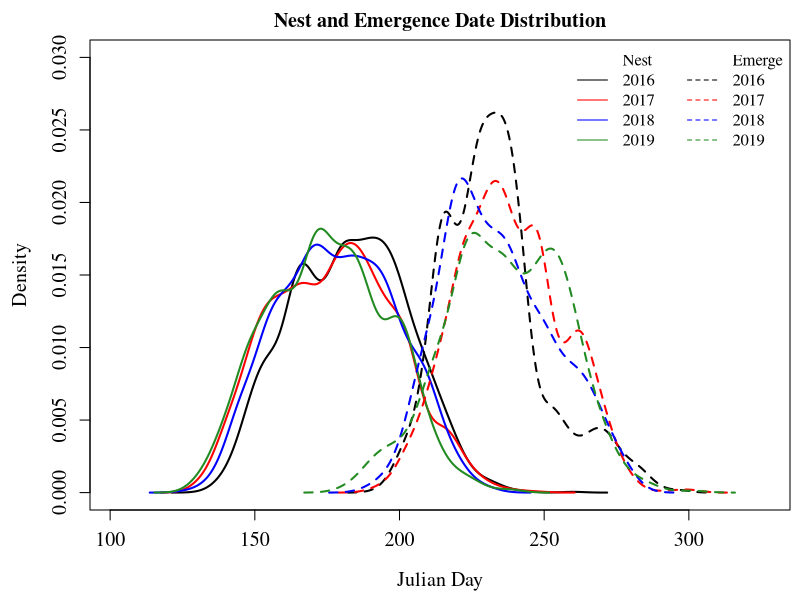
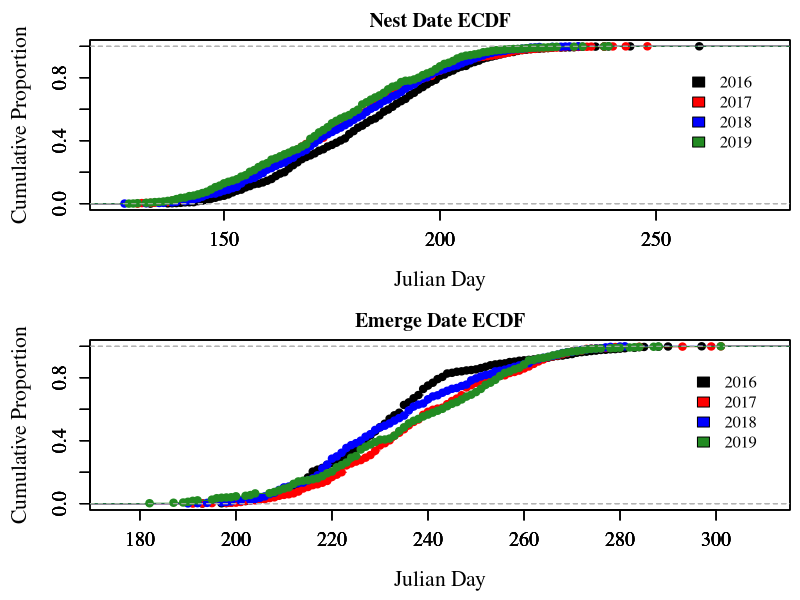

These figures' R source, in order:
## ---- chunk 1
knitr::opts_chunk$set(echo = FALSE)
## ---- chunk 2

library(dplyr)
library(knitr)
library(plotrix)

## ---- chunk 3

paste0("This RMarkdown and the included analyses were built using ", R.Version()$version.string)

## ---- chunk 4

turtleData <- read.csv("Panhandle Nesting Data 2016-2019 For Analysis.csv", header = TRUE)

turtleData$Nest.Date <- as.POSIXct(turtleData$Nest.Date, format = "%m/%d/%Y")
turtleData$Emerge.Date <- as.POSIXct(turtleData$Emerge.Date, format = "%m/%d/%Y")
turtleData$Date.Inventoried <- as.POSIXct(turtleData$Date.Inventoried, format = "%m/%d/%Y")


Loggerheads <- turtleData %>%
  filter(Species == "Cc")

## ---- chunk 5

Washouts_Complete <- Loggerheads %>%
  filter(Complete.Wash.Out == "Yes")

Washouts_Partial <- Loggerheads %>%
  filter(Partial.Wash.Out == "Yes")

Washover_Intact <- Loggerheads %>%
  filter(Washed.Over == "Yes") %>%
  filter(Complete.Wash.Out == "No") %>%
  filter(Partial.Wash.Out == "No")

## ---- chunk 6

Treatment <- NULL
for(i in 1:length(Loggerheads$Year)){
  if(Loggerheads$Washed.Over[i] == "No" & !is.na(Loggerheads$Washed.Over[i])){
    Treatment[i] <- "Undisturbed"
  } else if(Loggerheads$Washed.Over[i] == "Yes" & !is.na(Loggerheads$Washed.Over[i]) & Loggerheads$Complete.Wash.Out[i] == "No" & 
            !is.na(Loggerheads$Complete.Wash.Out[i]) & Loggerheads$Partial.Wash.Out[i] == "No" & !is.na(Loggerheads$Partial.Wash.Out[i])){
    Treatment[i] <- "Washed Over"
            } else if(Loggerheads$Washed.Over[i] == "Yes" & !is.na(Loggerheads$Washed.Over[i]) & Loggerheads$Complete.Wash.Out[i] == "Yes" & 
            !is.na(Loggerheads$Complete.Wash.Out[i])){
    Treatment[i] <- "Complete Wash-Out"
            } else if(Loggerheads$Washed.Over[i] == "Yes" & !is.na(Loggerheads$Washed.Over[i]) & Loggerheads$Partial.Wash.Out[i] == "Yes" & 
            !is.na(Loggerheads$Partial.Wash.Out[i])){
              Treatment[i] <- "Partial Wash-Out"
            } else {
              Treatment[i] <- NA
            }
}

table(Treatment)

Loggerheads_Adjusted <- cbind(Loggerheads, "Treatment" = Treatment)
Loggerheads_Adjusted <- Loggerheads_Adjusted %>%
  filter(!is.na(Treatment))

paste0("Mean probability of wave exposure for completely washed out nest GPS locations: ", 
       round(mean(Loggerheads_Adjusted[Loggerheads_Adjusted$Treatment == "Complete Wash-Out",]$Wave.Exposure.Proportion..Dis.Eq.), 3), 
       " (+/- ",
       round(sd(Loggerheads_Adjusted[Loggerheads_Adjusted$Treatment == "Complete Wash-Out",]$Wave.Exposure.Proportion..Dis.Eq.), 3), 
       ", n = ", length(Loggerheads_Adjusted[Loggerheads_Adjusted$Treatment == "Complete Wash-Out",]$Species), ")")

paste0("Mean probability of wave exposure for partially washed out nest GPS locations: ", 
       round(mean(Loggerheads_Adjusted[Loggerheads_Adjusted$Treatment == "Partial Wash-Out",]$Wave.Exposure.Proportion..Dis.Eq.), 3), 
       " (+/- ",
       round(sd(Loggerheads_Adjusted[Loggerheads_Adjusted$Treatment == "Partial Wash-Out",]$Wave.Exposure.Proportion..Dis.Eq.), 3), 
       ", n = ", length(Loggerheads_Adjusted[Loggerheads_Adjusted$Treatment == "Partial Wash-Out",]$Species), ")")

paste0("Mean probability of wave exposure for washed over nest GPS locations: ", 
       round(mean(Loggerheads_Adjusted[Loggerheads_Adjusted$Treatment == "Washed Over",]$Wave.Exposure.Proportion..Dis.Eq.), 3), 
       " (+/- ",
       round(sd(Loggerheads_Adjusted[Loggerheads_Adjusted$Treatment == "Washed Over",]$Wave.Exposure.Proportion..Dis.Eq.), 3), 
       ", n = ", length(Loggerheads_Adjusted[Loggerheads_Adjusted$Treatment == "Washed Over",]$Species), ")")

paste0("Mean probability of wave exposure for undisturbed nest GPS locations: ", 
       round(mean(Loggerheads_Adjusted[Loggerheads_Adjusted$Treatment == "Undisturbed",]$Wave.Exposure.Proportion..Dis.Eq.), 3), 
       " (+/- ",
       round(sd(Loggerheads_Adjusted[Loggerheads_Adjusted$Treatment == "Undisturbed",]$Wave.Exposure.Proportion..Dis.Eq.), 3), 
       ", n = ", length(Loggerheads_Adjusted[Loggerheads_Adjusted$Treatment == "Undisturbed",]$Species), ")")

TukeyHSD(aov(Wave.Exposure.Proportion..Dis.Eq. ~ Treatment, data = Loggerheads_Adjusted))

## ---- chunk 7

loggerheadNestsForWashComparison <- Loggerheads %>% # n = 6773
  filter(Initial.Treatment == "A" | Initial.Treatment == "B" | Initial.Treatment == "C" | Initial.Treatment == "D") %>% # n = 6363
  filter(Final.Treatment == "A" | Final.Treatment == "B" | Final.Treatment == "C" | Final.Treatment == "D") %>% # n = 6355
  filter(Predated == "No") %>% # n = 4887
  filter(Roots == "No") %>% # n = 4596
  filter(Eggs.Scattered.By.Another.Turtle == "No") %>% # n = 4596
  filter(Poached == "No") %>% # n = 4591
  filter(Inventoried == "Yes") %>% # n = 3355
  filter(!is.na(Hatching.Success)) %>% # n = 3314
  filter(!is.na(Emergence.Success)) %>% # n = 3314
  filter(!is.na(Washed.Over)) %>% # n = 3314
  filter(Complete.Wash.Out == "No") %>% # n = 3287
  filter(Partial.Wash.Out == "No") %>% # n = 3259
  filter(Inundated == "No") # n = 2947

paste0("Mean hatch success for washed over nest GPS locations: ", 
       round(mean(loggerheadNestsForWashComparison[loggerheadNestsForWashComparison$Washed.Over == "Yes",]$Hatching.Success), 3), 
       " (+/- ",
       round(sd(loggerheadNestsForWashComparison[loggerheadNestsForWashComparison$Washed.Over == "Yes",]$Hatching.Success), 3), 
       ", n = ", length(loggerheadNestsForWashComparison[loggerheadNestsForWashComparison$Washed.Over == "Yes",]$Species), ")")

paste0("Mean hatch success for undisturbed nest GPS locations: ", 
       round(mean(loggerheadNestsForWashComparison[loggerheadNestsForWashComparison$Washed.Over == "No",]$Hatching.Success), 3), 
       " (+/- ",
       round(sd(loggerheadNestsForWashComparison[loggerheadNestsForWashComparison$Washed.Over == "No",]$Hatching.Success), 3), 
       ", n = ", length(loggerheadNestsForWashComparison[loggerheadNestsForWashComparison$Washed.Over == "No",]$Species), ")")

hatch_Binom <- cbind(loggerheadNestsForWashComparison$Binom.Hatch.Success, loggerheadNestsForWashComparison$Binom.Hatch.Fail)

hatchModel <- glm(hatch_Binom ~ Washed.Over, data = loggerheadNestsForWashComparison, family = "binomial")
summary(hatchModel)

## ---- chunk 8

paste0("Mean emergence success for washed over nest GPS locations: ", 
       round(mean(loggerheadNestsForWashComparison[loggerheadNestsForWashComparison$Washed.Over == "Yes",]$Emergence.Success), 3), 
       " (+/- ",
       round(sd(loggerheadNestsForWashComparison[loggerheadNestsForWashComparison$Washed.Over == "Yes",]$Emergence.Success), 3), 
       ", n = ", length(loggerheadNestsForWashComparison[loggerheadNestsForWashComparison$Washed.Over == "Yes",]$Species), ")")

paste0("Mean emergence success for undisturbed nest GPS locations: ", 
       round(mean(loggerheadNestsForWashComparison[loggerheadNestsForWashComparison$Washed.Over == "No",]$Emergence.Success), 3), 
       " (+/- ",
       round(sd(loggerheadNestsForWashComparison[loggerheadNestsForWashComparison$Washed.Over == "No",]$Emergence.Success), 3), 
       ", n = ", length(loggerheadNestsForWashComparison[loggerheadNestsForWashComparison$Washed.Over == "No",]$Species), ")")

emerge_Binom <- cbind(loggerheadNestsForWashComparison$Binom.Emerge.Success, loggerheadNestsForWashComparison$Binom.Emerge.Fail)

emergeModel <- glm(emerge_Binom ~ Washed.Over, data = loggerheadNestsForWashComparison, family = "binomial")
summary(emergeModel)

## ---- chunk 9

Predated_Nests <- Loggerheads %>%
  filter(Predated == "Yes")

Predation_Comparison <- Loggerheads %>% # n = 6773
  filter(Initial.Treatment == "A" | Initial.Treatment == "B" | Initial.Treatment == "C" | Initial.Treatment == "D") %>% # n = 6363
  filter(Final.Treatment == "A" | Final.Treatment == "B" | Final.Treatment == "C" | Final.Treatment == "D") %>% # n = 6355
  filter(!is.na(Predated)) %>% # n = 6355
  filter(Roots == "No") %>% # n = 5955
  filter(Eggs.Scattered.By.Another.Turtle == "No") %>% # n = 5954
  filter(Poached == "No") %>% # n = 5949
  filter(Inventoried == "Yes") %>% # n = 4441
  filter(!is.na(Hatching.Success)) %>% # n = 4385
  filter(!is.na(Emergence.Success)) %>% # n = 4385
  filter(!is.na(Washed.Over)) %>% # n = 4385
  filter(Complete.Wash.Out == "No") %>% # n = 4353
  filter(Partial.Wash.Out == "No") %>% # n = 4312
  filter(Inundated == "No") # n = 3938

paste0("Mean hatch success for washed over nest GPS locations: ", 
       round(mean(Predation_Comparison[which(Predation_Comparison$Washed.Over == "Yes" & 
                                               Predation_Comparison$Predated == "No"),]$Hatching.Success), 3), 
       " (+/- ",
       round(sd(Predation_Comparison[which(Predation_Comparison$Washed.Over == "Yes" & 
                                             Predation_Comparison$Predated == "No"),]$Hatching.Success), 3), 
       ", n = ", length(Predation_Comparison[which(Predation_Comparison$Washed.Over == "Yes" & 
                                                     Predation_Comparison$Predated == "No"),]$Species), ")")

paste0("Mean hatch success for predated nest GPS locations: ", 
       round(mean(Predation_Comparison[which(Predation_Comparison$Predated == "Yes" & 
                                               Predation_Comparison$Washed.Over == "No"),]$Hatching.Success), 3), 
       " (+/- ",
       round(sd(Predation_Comparison[which(Predation_Comparison$Predated == "Yes" & 
                                             Predation_Comparison$Washed.Over == "No"),]$Hatching.Success), 3), 
       ", n = ", length(Predation_Comparison[which(Predation_Comparison$Predated == "Yes" & 
                                                     Predation_Comparison$Washed.Over == "No"),]$Species), ")")

hatch_Binom_Pred <- cbind(Predation_Comparison$Binom.Hatch.Success, Predation_Comparison$Binom.Hatch.Fail)

hatchModel_Pred <- glm(hatch_Binom_Pred ~ Washed.Over * Predated, data = Predation_Comparison, family = "binomial")
summary(hatchModel_Pred)

## ---- chunk 10

paste0("Mean emergence success for washed over nest GPS locations: ", 
       round(mean(Predation_Comparison[which(Predation_Comparison$Washed.Over == "Yes" & 
                                               Predation_Comparison$Predated == "No"),]$Emergence.Success), 3), 
       " (+/- ",
       round(sd(Predation_Comparison[which(Predation_Comparison$Washed.Over == "Yes" & 
                                             Predation_Comparison$Predated == "No"),]$Emergence.Success), 3), 
       ", n = ", length(Predation_Comparison[which(Predation_Comparison$Washed.Over == "Yes" & 
                                                     Predation_Comparison$Predated == "No"),]$Species), ")")

paste0("Mean emergence success for predated nest GPS locations: ", 
       round(mean(Predation_Comparison[which(Predation_Comparison$Predated == "Yes" & 
                                               Predation_Comparison$Washed.Over == "No"),]$Emergence.Success), 3), 
       " (+/- ",
       round(sd(Predation_Comparison[which(Predation_Comparison$Predated == "Yes" & 
                                             Predation_Comparison$Washed.Over == "No"),]$Emergence.Success), 3), 
       ", n = ", length(Predation_Comparison[which(Predation_Comparison$Predated == "Yes" & 
                                                     Predation_Comparison$Washed.Over == "No"),]$Species), ")")

emerge_Binom_Pred <- cbind(Predation_Comparison$Binom.Emerge.Success, Predation_Comparison$Binom.Emerge.Fail)

emergeModel_Pred <- glm(emerge_Binom_Pred ~ Washed.Over * Predated, data = Predation_Comparison, family = "binomial")
summary(emergeModel_Pred)

## ---- chunk 11

Inundated_Nests <- Loggerheads %>%
  filter(Inundated == "Yes")

Inundated_Comparison <- Loggerheads %>% # n = 6773
  filter(Initial.Treatment == "A" | Initial.Treatment == "B" | Initial.Treatment == "C" | Initial.Treatment == "D") %>% # n = 6363
  filter(Final.Treatment == "A" | Final.Treatment == "B" | Final.Treatment == "C" | Final.Treatment == "D") %>% # n = 6355
  filter(Predated == "No") %>% # n = 4887
  filter(Roots == "No") %>% # n = 4596
  filter(Eggs.Scattered.By.Another.Turtle == "No") %>% # n = 4596
  filter(Poached == "No") %>% # n = 4591
  filter(Inventoried == "Yes") %>% # n = 3355
  filter(!is.na(Hatching.Success)) %>% # n = 3314
  filter(!is.na(Emergence.Success)) %>% # n = 3314
  filter(Washed.Over == "No") %>% # n = 2152
  filter(Complete.Wash.Out == "No") %>% # n = 2152
  filter(Partial.Wash.Out == "No") %>% # n = 2152
  filter(!is.na(Inundated)) # n = 2152

paste0("Mean hatch success for inundated nest GPS locations: ", 
       round(mean(Inundated_Comparison[Inundated_Comparison$Inundated == "Yes",]$Hatching.Success), 3), 
       " (+/- ",
       round(sd(Inundated_Comparison[Inundated_Comparison$Inundated == "Yes",]$Hatching.Success), 3), 
       ", n = ", length(Inundated_Comparison[Inundated_Comparison$Inundated == "Yes",]$Species), ")")

paste0("Mean hatch success for undisturbed nest GPS locations: ", 
       round(mean(Inundated_Comparison[Inundated_Comparison$Inundated == "No",]$Hatching.Success), 3), 
       " (+/- ",
       round(sd(Inundated_Comparison[Inundated_Comparison$Inundated == "No",]$Hatching.Success), 3), 
       ", n = ", length(Inundated_Comparison[Inundated_Comparison$Inundated == "No",]$Species), ")")

hatch_Binom_Inund <- cbind(Inundated_Comparison$Binom.Hatch.Success, Inundated_Comparison$Binom.Hatch.Fail)

hatchModel_Inund <- glm(hatch_Binom_Inund ~ Inundated, data = Inundated_Comparison, family = "binomial")
summary(hatchModel_Inund)

## ---- chunk 12

paste0("Mean emergence success for inundated nest GPS locations: ", 
       round(mean(Inundated_Comparison[Inundated_Comparison$Inundated == "Yes",]$Emergence.Success), 3), 
       " (+/- ",
       round(sd(Inundated_Comparison[Inundated_Comparison$Inundated == "Yes",]$Emergence.Success), 3), 
       ", n = ", length(Inundated_Comparison[Inundated_Comparison$Inundated == "Yes",]$Species), ")")

paste0("Mean emergence success for undisturbed nest GPS locations: ", 
       round(mean(Inundated_Comparison[Inundated_Comparison$Inundated == "No",]$Emergence.Success), 3), 
       " (+/- ",
       round(sd(Inundated_Comparison[Inundated_Comparison$Inundated == "No",]$Emergence.Success), 3), 
       ", n = ", length(Inundated_Comparison[Inundated_Comparison$Inundated == "No",]$Species), ")")

emerge_Binom_Inund <- cbind(Inundated_Comparison$Binom.Emerge.Success, Inundated_Comparison$Binom.Emerge.Fail)

emergeModel_Inund <- glm(emerge_Binom_Inund ~ Inundated, data = Inundated_Comparison, family = "binomial")
summary(emergeModel_Inund)

## ---- chunk 13

countSummary <- table(Loggerheads$Beach.Name, Loggerheads$Year)
countSummary <- cbind(countSummary, "Total" = rowSums(countSummary))
countSummary <- rbind(countSummary, "Total" = colSums(countSummary))
countSummary

## ---- chunk 14

nestDensity_2016_Cc <- density(Loggerheads[Loggerheads$Year == 2016,]$Nest.Day, na.rm = TRUE)
nestDensity_2017_Cc <- density(Loggerheads[Loggerheads$Year == 2017,]$Nest.Day, na.rm = TRUE)
nestDensity_2018_Cc <- density(Loggerheads[Loggerheads$Year == 2018,]$Nest.Day, na.rm = TRUE)
nestDensity_2019_Cc <- density(Loggerheads[Loggerheads$Year == 2019,]$Nest.Day, na.rm = TRUE)

emergeDensity_2016_Cc <- density(Loggerheads[Loggerheads$Year == 2016,]$Emerge.Day, na.rm = TRUE)
emergeDensity_2017_Cc <- density(Loggerheads[Loggerheads$Year == 2017,]$Emerge.Day, na.rm = TRUE)
emergeDensity_2018_Cc <- density(Loggerheads[Loggerheads$Year == 2018,]$Emerge.Day, na.rm = TRUE)
emergeDensity_2019_Cc <- density(Loggerheads[Loggerheads$Year == 2019,]$Emerge.Day, na.rm = TRUE)

par(family = "serif", mar = c(4.5, 4.5, 2, 0.5))

plot(nestDensity_2016_Cc$x, nestDensity_2016_Cc$y, type = 'l', xlim = c(min(Loggerheads$Nest.Day, na.rm = TRUE)-25, 
                                                                        max(Loggerheads$Emerge.Day, na.rm = TRUE)+25),
     xlab = "Julian Day", ylim = c(0, 0.030), ylab = "Density", col = "black", lwd = 2, cex.axis = 1.2, cex.lab = 1.2, 
     main = "Nest and Emergence Date Distribution")
lines(nestDensity_2017_Cc$x, nestDensity_2017_Cc$y, col = "red", lwd = 2)
lines(nestDensity_2018_Cc$x, nestDensity_2018_Cc$y, col = "blue", lwd = 2)
lines(nestDensity_2019_Cc$x, nestDensity_2019_Cc$y, col = "forestgreen", lwd = 2)
lines(emergeDensity_2016_Cc$x, emergeDensity_2016_Cc$y, col = "black", lwd = 2, lty = 2)
lines(emergeDensity_2017_Cc$x, emergeDensity_2017_Cc$y, col = "red", lwd = 2, lty = 2)
lines(emergeDensity_2018_Cc$x, emergeDensity_2018_Cc$y, col = "blue", lwd = 2, lty = 2)
lines(emergeDensity_2019_Cc$x, emergeDensity_2019_Cc$y, col = "forestgreen", lwd = 2, lty = 2)
legend("topright", legend = c("Nest", 2016, 2017, 2018, 2019, "Emerge", 2016, 2017, 2018, 2019), 
       col = c(NA, "black", "red", "blue", "forestgreen", NA, "black", "red", "blue", "forestgreen"), lty = c(NA, 1, 1, 1, 1, NA, 2, 2, 2, 2), 
       ncol = 2, bty = 'n')


## ---- chunk 15

par(family = "serif", mar = c(4.5, 4.5, 2, 0.5), mfrow = c(2, 1))
plot(ecdf(Loggerheads[Loggerheads$Year == 2016,]$Nest.Day), xlab = "Julian Day", xlim = c(125, 275), ylab = "Cumulative Proportion", 
     cex.axis = 1.2, cex.lab = 1.3, col = "black", main = "Nest Date ECDF")
par(new = TRUE)
plot(ecdf(Loggerheads[Loggerheads$Year == 2017,]$Nest.Day), xlab = "", xlim = c(125, 275), ylab = "", cex.axis = 1.2, cex.lab = 1.3, 
     col = "red", main = "")
par(new = TRUE)
plot(ecdf(Loggerheads[Loggerheads$Year == 2018,]$Nest.Day), xlab = "", xlim = c(125, 275), ylab = "", cex.axis = 1.2, cex.lab = 1.3, 
     col = "blue", main = "")
par(new = TRUE)
plot(ecdf(Loggerheads[Loggerheads$Year == 2019,]$Nest.Day), xlab = "", xlim = c(125, 275), ylab = "", cex.axis = 1.2, cex.lab = 1.3, 
     col = "forestgreen", main = "")
legend(x = 255, y = 0.9, legend = c(2016, 2017, 2018, 2019), fill = c("black", "red", "blue", "forestgreen"), bty = 'n')
par(new = FALSE)

plot(ecdf(Loggerheads[Loggerheads$Year == 2016,]$Emerge.Day), xlab = "Julian Day", xlim = c(175, 310), ylab = "Cumulative Proportion", 
     cex.axis = 1.2, cex.lab = 1.3, col = "black", main = "Emerge Date ECDF")
par(new = TRUE)
plot(ecdf(Loggerheads[Loggerheads$Year == 2017,]$Emerge.Day), xlab = "", xlim = c(175, 310), ylab = "", cex.axis = 1.2, cex.lab = 1.3, 
     col = "red", main = "")
par(new = TRUE)
plot(ecdf(Loggerheads[Loggerheads$Year == 2018,]$Emerge.Day), xlab = "", xlim = c(175, 310), ylab = "", cex.axis = 1.2, cex.lab = 1.3, 
     col = "blue", main = "")
par(new = TRUE)
plot(ecdf(Loggerheads[Loggerheads$Year == 2019,]$Emerge.Day), xlab = "", xlim = c(175, 310), ylab = "", cex.axis = 1.2, cex.lab = 1.3, 
     col = "forestgreen", main = "")
legend(x = 293, y = 0.9, legend = c(2016, 2017, 2018, 2019), fill = c("black", "red", "blue", "forestgreen"), bty = 'n')
par(new = FALSE)

## ---- chunk 16

paste0("Mean incubation duration: ", round(mean(Loggerheads$Incubation.Duration, na.rm = TRUE), 1), " days")
paste0("Mean clutch size: ", round(mean(Loggerheads$Clutch.Size, na.rm = TRUE), 1), " eggs")
paste0("Mean hatching success: ", round(mean(Loggerheads$Hatching.Success, na.rm = TRUE)*100, 1), "%")
paste0("Mean emergence success: ", round(mean(Loggerheads$Emergence.Success, na.rm = TRUE)*100, 1), "%")

paste0("N Predated: ", length(Loggerheads[Loggerheads$Predated == "Yes",]$Year), " nests")
paste0("N Washed Over/Inundated: ", length(Loggerheads[which(Loggerheads$Washed.Over == "Yes" | Loggerheads$Inundated == "Yes"),]$Year), 
       " nests")
paste0("N Complete/Partial Erosion: ", length(Loggerheads[which(Loggerheads$Complete.Wash.Out == "Yes" | 
                                                                  Loggerheads$Partial.Wash.Out == "Yes"),]$Year), " nests")

